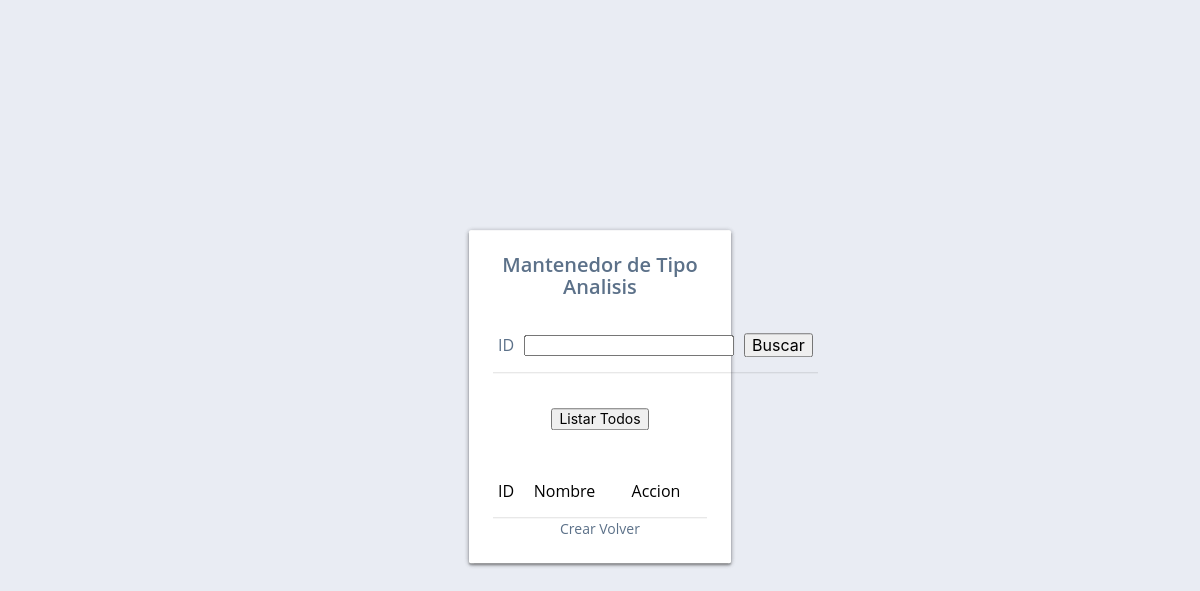
Before: /paginas/agregarTipoAnalisis.php with the older database file.
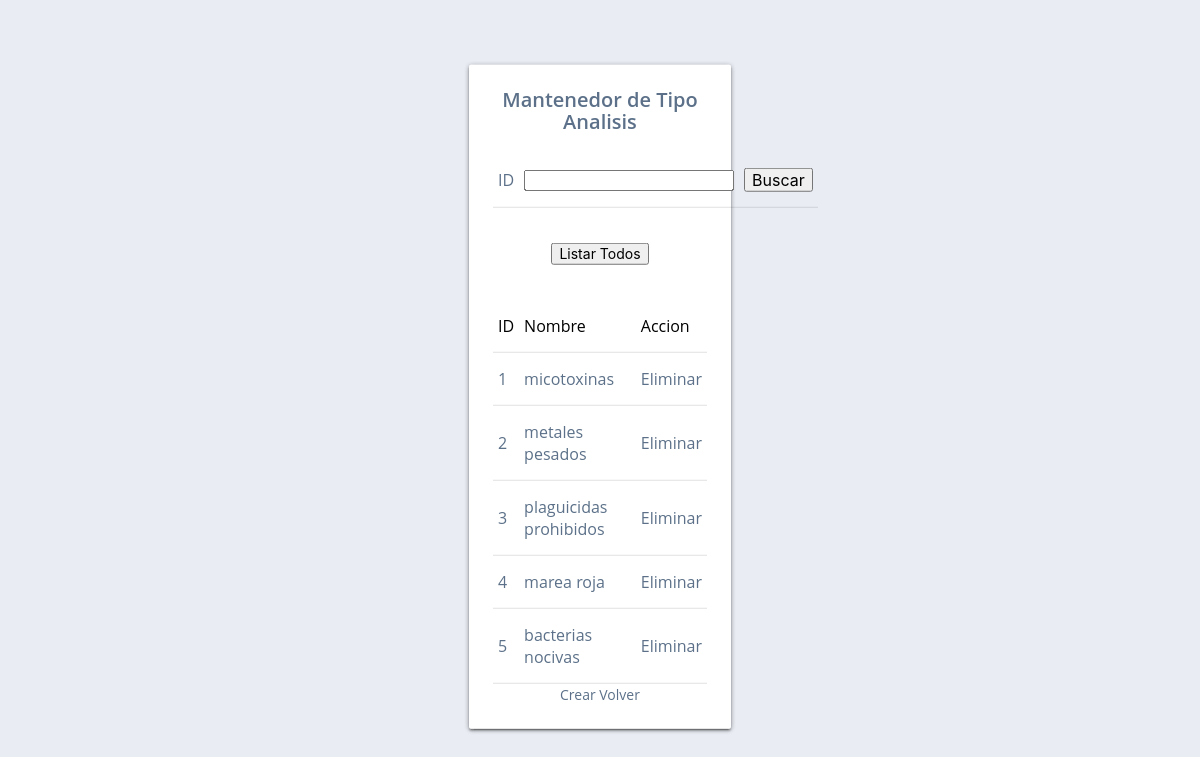
After: the same page with the newer database file.
### tables this page shows
CREATE TABLE `TipoAnalisis` (
  `idTipoAnalisis` int(11) unsigned NOT NULL AUTO_INCREMENT,
  `nombre` varchar(45) NOT NULL DEFAULT '',
  PRIMARY KEY (`idTipoAnalisis`)
);

### paginas/agregarTipoAnalisis.php (called while the page is built, shortened)
<?php
include_once '../dao/TipoAnalisisDaoImp.php';
$nombre = $_POST["txtNombre"];
$dao = new TipoAnalisisDaoImp();
if ($dao->existeRegistro($nombre)) {
    $mensaje = 'Tipo de analisis ya existe';
} else {
    if ($dao->crear($nombre)) {
        $lista = $dao->listar();
    } else {
        $mensaje = 'No se pudo crear Tipo de analisis';
    }
}
include_once './ventanaMantenedorTipoAnalisis.php';

### dao/TipoAnalisisDaoImp.php (called while the page is built, shortened)
<?php
include_once '../dto/TipoAnalisis.php';
class TipoAnalisisDaoImp implements TipoAnalisisDao {
    public function listar() {
        try {
            $lista = new ArrayObject();
            $pdo = new clasePDO();
            $stmt = $pdo->prepare("select * from tipoanalisis");
            $stmt->execute();
            $tipos = $stmt->fetchAll();
            foreach ($tipos as $value) {
                $tipoAnalisis = new TipoAnalisis();
                $tipoAnalisis->setId($value["idTipoAnalisis"]);
                $tipoAnalisis->setNombre($value["nombre"]);
                $lista->append($tipoAnalisis);
            }
        } catch (Exception $exc) {
            echo "Error dao al listar tipos de analisis " . $exc->getMessage();
        }
        return $lista;
    }
}

### dto/TipoAnalisis.php (called while the page is built, shortened)
<?php
class TipoAnalisis {
    private $id;
    private $nombre;
    function getId() {
        return $this->id;
    }
    function getNombre() {
        return $this->nombre;
    }
    function setId($_id) {
        $this->id = $_id;
    }
    function setNombre($_nombre) {
        $this->nombre = $_nombre;
    }
}

### paginas/ventanaMantenedorTipoAnalisis.php (the view, shortened to what this page needs)
<?php
include_once '../dao/TipoAnalisisDaoImp.php';
if ($_SERVER['REQUEST_METHOD'] === 'GET') {
    $dao = new TipoAnalisisDaoImp();
    $lista = $dao->listar();
} else {
    $lista = $_SESSION["listaDesplegar"];
}
?>
<!DOCTYPE html>
<html>
    <head>
        <link rel="stylesheet" href="../static/css/postulacion.css" type="text/css"/>
    </head>
    <body>
        <main role="main">
            <section class="container">
                <div class="row mb0 center-align relative full">
                    <div class="center">
                        <div class="col s12 m6 offset-m3 l4 offset-l4">
                            <div class="card">
                                <div class="card-panel pad0">
                                    <div class="card-content pad24">
                                        <div class="mb20"><h3 class="medium title">Mantenedor de Tipo Analisis</h3></div>
                                        <form action="mantenedorTipoAnalisis.php" method="POST" class="container-busquedas">
                                            <table>
                                                <tr>
                                                    <td>ID</td>
                                                    <td><input type="number" name="txtId" value="" /></td>
                                                    <td><input type="submit" value="Buscar" name="btnBuscar" /></td>
                                                </tr>
                                            </table>
                                        </form>
                                        <form method="GET" class="container-busquedas">
                                            <br>
                                            <input type="submit" value="Listar Todos" name="btnListarTodos" />
                                        </form>
                                        <br>
                                        <table>
                                            <thead>
                                                <tr>
                                                    <td class="black-text">ID</td>
                                                    <td class="black-text">Nombre</td>
                                                    <td class="black-text">Accion</td>
                                                </tr>
                                            </thead>
                                            <tbody>
                                                <?php
                                                include_once '../dto/TipoAnalisis.php';
                                                foreach ($lista as $dto) {
                                                    ?>
                                                    <tr>
                                                        <td><?php echo $dto->getId(); ?></td>
                                                        <td><?php echo $dto->getNombre(); ?></td>
                                                        <td><a href="eliminarTipoAnalisis.php?id=<?php echo $dto->getId(); ?>">Eliminar</a></td>
                                                    </tr>
                                                <?php } ?>
                                            </tbody>
                                        </table>
                                        <a href="ventanaCrearTipoAnalisis.php">Crear</a>
                                        <a href=../login/volver.php>Volver</a> <br>
                                    </div>
                                </div>
                            </div>
                        </div>
                    </div>
                </div>
            </section>
        </main>
    </body>
</html>

Changed rows visible on the page:
added tipoanalisis: idTipoAnalisis "1", nombre "micotoxinas"
added tipoanalisis: idTipoAnalisis "2", nombre "metales pesados"
added tipoanalisis: idTipoAnalisis "3", nombre "plaguicidas prohibidos"
added tipoanalisis: idTipoAnalisis "4", nombre "marea roja"
added tipoanalisis: idTipoAnalisis "5", nombre "bacterias nocivas"
